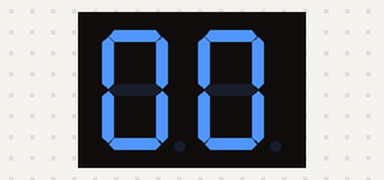
This sketch was run on a simulated Arduino Uno, built with avr-gcc and run on an emulated ATmega328P. On the bench: 2-digit seven-segment display. Wiring (inferred from the names in the program): BCD to 7-segment decoder: data pin 2, pin 3, pin 4, pin 5; 2-digit 7-segment display, segments lit when HIGH: segments Q0, Q1, Q2, Q3, Q4, Q5, Q6; digit selects pin 6, pin 7. The segment pins are drawn as the display they are named for.

Above: at 0.1 s.
At 0.92 s:
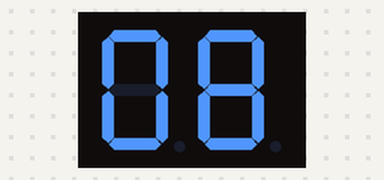
At 2.66 s:
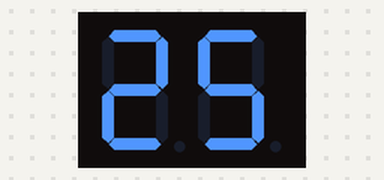
At 5.0 s:
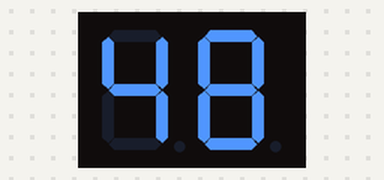
At 7.56 s:
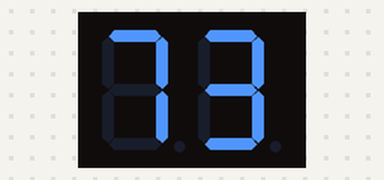
At 10.52 s:
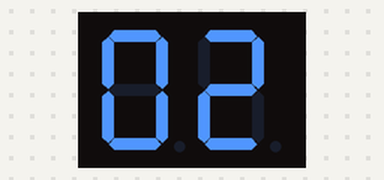

The sketch:

09_FndMultiplexUpCounter.ino
```cpp
// 예제 9: FndMultiplexUpCounter
// 99진 상향 카운터(2자리 FND 멀티플렉싱) 제어

const int BCD_PINS[4] = {2, 3, 4, 5};
const int DIGIT_PINS[2] = {6, 7};

// FND에 표시할 전체 숫자(00~99)
int fndValue = 0;

// 숫자 증가 타이밍을 제어하기 위한 변수
unsigned long previousCountMillis = 0; // millis() 기준 시간 저장용도

void setup() {
  // 2,3,4,5,6,7핀을 모두 출력으로 설정 => for(int i=2; i<8; i++) pinMode(i, OUTPUT);
  for(int pin : BCD_PINS) pinMode(pin, OUTPUT);
  for(int pin : DIGIT_PINS) pinMode(pin, OUTPUT);
}

// BCD 출력 함수: 0~9 값을 받아 4비트 BCD 신호로 출력
void writeBcd(int num){
  for(int i= 0; i<4; i++) digitalWrite(BCD_PINS[i], bitRead(num, i));
}

// 2자리 FND 멀티플렉싱 함수
// 한 번 호출 시: 10의 자리 => 잠깐 표시, 1의 자리 => 잠깐 표시
void multiplexFnd(int value){
  // 전체 숫자를 10의 자리와 1의 자리로 분리
  int tens = value / 10;
  int ones = value % 10;

  // 10의 자리 표시
  // 10의 자리 숫자를 BCD 신호로 출력
  writeBcd(tens);
  digitalWrite(DIGIT_PINS[0],HIGH);
  digitalWrite(DIGIT_PINS[1],LOW);

  // 표시 유지 시간
  // LED와 사람의 눈이 인식할 수 있도록 최소 수 ms 필요
  delayMicroseconds(2000); // 2ms

  // 1의 자리 표시
  writeBcd(ones);
  digitalWrite(DIGIT_PINS[0],LOW);
  digitalWrite(DIGIT_PINS[1],HIGH);
  delayMicroseconds(2000); // 2ms
}

void loop() {
  // 멀티플렉싱 함수 호출
  // FND 표시를 위해서 매우 빠르게 반복 실행됨
  multiplexFnd(fndValue);
  // 100ms마다 숫자를 1씩 증가
  if(millis() - previousCountMillis >= 100){
    // 기준 시간 갱신
    previousCountMillis = millis();
    fndValue = (fndValue + 1) % 100; // 0~99 반복 카운트
  }

}
```

Measured:
- by itself, everything shown: repeats every 10.2 s, in 100 steps
